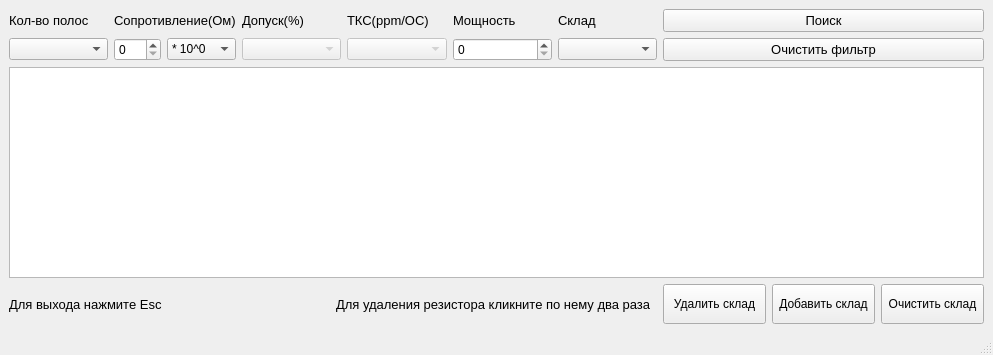
<?xml version="1.0" encoding="UTF-8"?>
<ui version="4.0">
 <class>UI3</class>
 <widget class="QMainWindow" name="UI3">
  <property name="geometry">
   <rect>
    <x>0</x>
    <y>0</y>
    <width>993</width>
    <height>355</height>
   </rect>
  </property>
  <property name="windowTitle">
   <string>MainWindow</string>
  </property>
  <widget class="QWidget" name="centralwidget">
   <layout class="QGridLayout" name="gridLayout">
    <item row="6" column="2">
     <layout class="QHBoxLayout" name="horizontalLayout_2">
      <item>
       <widget class="QPushButton" name="pushButton_3">
        <property name="minimumSize">
         <size>
          <width>0</width>
          <height>40</height>
         </size>
        </property>
        <property name="text">
         <string>Удалить склад</string>
        </property>
       </widget>
      </item>
      <item>
       <widget class="QPushButton" name="pushButton_4">
        <property name="minimumSize">
         <size>
          <width>0</width>
          <height>40</height>
         </size>
        </property>
        <property name="text">
         <string>Добавить склад</string>
        </property>
       </widget>
      </item>
      <item>
       <widget class="QPushButton" name="pushButton_2">
        <property name="minimumSize">
         <size>
          <width>0</width>
          <height>40</height>
         </size>
        </property>
        <property name="text">
         <string>Очистить склад</string>
        </property>
       </widget>
      </item>
     </layout>
    </item>
    <item row="0" column="0" colspan="2">
     <layout class="QGridLayout" name="gridLayout_2">
      <item row="0" column="6">
       <widget class="QLabel" name="label">
        <property name="font">
         <font>
          <pointsize>10</pointsize>
         </font>
        </property>
        <property name="text">
         <string>Склад</string>
        </property>
       </widget>
      </item>
      <item row="1" column="3">
       <widget class="QComboBox" name="comboBox_5">
        <property name="enabled">
         <bool>false</bool>
        </property>
        <item>
         <property name="text">
          <string/>
         </property>
        </item>
        <item>
         <property name="text">
          <string>10</string>
         </property>
        </item>
        <item>
         <property name="text">
          <string>5</string>
         </property>
        </item>
        <item>
         <property name="text">
          <string>2</string>
         </property>
        </item>
        <item>
         <property name="text">
          <string>1</string>
         </property>
        </item>
        <item>
         <property name="text">
          <string>0.5</string>
         </property>
        </item>
        <item>
         <property name="text">
          <string>0.25</string>
         </property>
        </item>
        <item>
         <property name="text">
          <string>0.1</string>
         </property>
        </item>
        <item>
         <property name="text">
          <string>0.05</string>
         </property>
        </item>
       </widget>
      </item>
      <item row="1" column="0">
       <widget class="QComboBox" name="comboBox_4">
        <item>
         <property name="text">
          <string/>
         </property>
        </item>
        <item>
         <property name="text">
          <string>3</string>
         </property>
        </item>
        <item>
         <property name="text">
          <string>4</string>
         </property>
        </item>
        <item>
         <property name="text">
          <string>5</string>
         </property>
        </item>
        <item>
         <property name="text">
          <string>6</string>
         </property>
        </item>
       </widget>
      </item>
      <item row="0" column="2">
       <widget class="QLabel" name="label_6">
        <property name="font">
         <font>
          <pointsize>10</pointsize>
         </font>
        </property>
        <property name="text">
         <string>Сопротивление(Ом)</string>
        </property>
       </widget>
      </item>
      <item row="0" column="3">
       <widget class="QLabel" name="label_7">
        <property name="font">
         <font>
          <pointsize>10</pointsize>
         </font>
        </property>
        <property name="text">
         <string>Допуск(%)</string>
        </property>
       </widget>
      </item>
      <item row="0" column="4">
       <widget class="QLabel" name="label_8">
        <property name="font">
         <font>
          <pointsize>10</pointsize>
         </font>
        </property>
        <property name="text">
         <string>ТКС(ppm/OC)</string>
        </property>
       </widget>
      </item>
      <item row="0" column="5">
       <widget class="QLabel" name="label_3">
        <property name="font">
         <font>
          <pointsize>10</pointsize>
         </font>
        </property>
        <property name="text">
         <string>Мощность</string>
        </property>
       </widget>
      </item>
      <item row="1" column="4">
       <widget class="QComboBox" name="comboBox_2">
        <property name="enabled">
         <bool>false</bool>
        </property>
        <item>
         <property name="text">
          <string/>
         </property>
        </item>
        <item>
         <property name="text">
          <string>100</string>
         </property>
        </item>
        <item>
         <property name="text">
          <string>50</string>
         </property>
        </item>
        <item>
         <property name="text">
          <string>25</string>
         </property>
        </item>
        <item>
         <property name="text">
          <string>15</string>
         </property>
        </item>
        <item>
         <property name="text">
          <string>10</string>
         </property>
        </item>
        <item>
         <property name="text">
          <string>5</string>
         </property>
        </item>
        <item>
         <property name="text">
          <string>1</string>
         </property>
        </item>
       </widget>
      </item>
      <item row="0" column="0">
       <widget class="QLabel" name="label_2">
        <property name="font">
         <font>
          <pointsize>10</pointsize>
         </font>
        </property>
        <property name="text">
         <string>Кол-во полос</string>
        </property>
       </widget>
      </item>
      <item row="1" column="2">
       <layout class="QHBoxLayout" name="horizontalLayout">
        <item>
         <widget class="QSpinBox" name="spinBox_2">
          <property name="maximum">
           <number>999</number>
          </property>
         </widget>
        </item>
        <item>
         <widget class="QComboBox" name="comboBox_7">
          <property name="currentText">
           <string>* 10^0</string>
          </property>
          <property name="currentIndex">
           <number>2</number>
          </property>
          <item>
           <property name="text">
            <string>* 10^-2</string>
           </property>
          </item>
          <item>
           <property name="text">
            <string>* 10^-1</string>
           </property>
          </item>
          <item>
           <property name="text">
            <string>* 10^0</string>
           </property>
          </item>
          <item>
           <property name="text">
            <string>* 10^1</string>
           </property>
          </item>
          <item>
           <property name="text">
            <string>* 10^2</string>
           </property>
          </item>
          <item>
           <property name="text">
            <string>* 10^3</string>
           </property>
          </item>
          <item>
           <property name="text">
            <string>* 10^4</string>
           </property>
          </item>
          <item>
           <property name="text">
            <string>* 10^5</string>
           </property>
          </item>
          <item>
           <property name="text">
            <string>* 10^6</string>
           </property>
          </item>
          <item>
           <property name="text">
            <string>* 10^7</string>
           </property>
          </item>
          <item>
           <property name="text">
            <string>* 10^8</string>
           </property>
          </item>
          <item>
           <property name="text">
            <string>* 10^9</string>
           </property>
          </item>
         </widget>
        </item>
       </layout>
      </item>
      <item row="1" column="6">
       <widget class="QComboBox" name="comboBox"/>
      </item>
      <item row="1" column="5">
       <widget class="QSpinBox" name="spinBox">
        <property name="maximum">
         <number>999999999</number>
        </property>
       </widget>
      </item>
     </layout>
    </item>
    <item row="6" column="0">
     <widget class="QLabel" name="label_9">
      <property name="font">
       <font>
        <pointsize>10</pointsize>
       </font>
      </property>
      <property name="text">
       <string>Для выхода нажмите Esc</string>
      </property>
     </widget>
    </item>
    <item row="6" column="1">
     <widget class="QLabel" name="label_4">
      <property name="font">
       <font>
        <pointsize>10</pointsize>
       </font>
      </property>
      <property name="text">
       <string>Для удаления резистора кликните по нему два раза</string>
      </property>
     </widget>
    </item>
    <item row="4" column="0" rowspan="2" colspan="3">
     <widget class="QTableWidget" name="tableWidget"/>
    </item>
    <item row="0" column="2">
     <layout class="QVBoxLayout" name="verticalLayout">
      <item>
       <widget class="QPushButton" name="pushButton">
        <property name="sizePolicy">
         <sizepolicy hsizetype="Minimum" vsizetype="Fixed">
          <horstretch>0</horstretch>
          <verstretch>0</verstretch>
         </sizepolicy>
        </property>
        <property name="font">
         <font>
          <pointsize>10</pointsize>
         </font>
        </property>
        <property name="text">
         <string>Поиск</string>
        </property>
       </widget>
      </item>
      <item>
       <widget class="QPushButton" name="pushButton_5">
        <property name="sizePolicy">
         <sizepolicy hsizetype="Minimum" vsizetype="Fixed">
          <horstretch>0</horstretch>
          <verstretch>0</verstretch>
         </sizepolicy>
        </property>
        <property name="font">
         <font>
          <pointsize>10</pointsize>
         </font>
        </property>
        <property name="text">
         <string>Очистить фильтр</string>
        </property>
       </widget>
      </item>
     </layout>
    </item>
   </layout>
  </widget>
  <widget class="QStatusBar" name="statusbar"/>
 </widget>
 <resources/>
 <connections/>
</ui>
